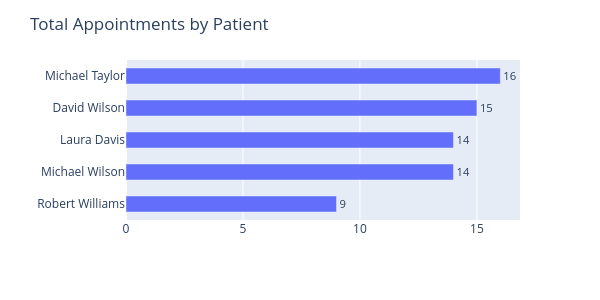

Notebook code for this chart:
### Code cell
patient_appointment =  patient_appointment.sort_values(
    by= 'Appointment_count',
    ascending = True
)
    
fig =px.bar(
    patient_appointment,
    x = 'Appointment_count',
    y = 'Full_Name',
    orientation = 'h',
    text = 'Appointment_count',
)

fig.update_traces(textposition = 'outside')

fig.update_layout(
    xaxis_title = '',
    yaxis_title = '',
    width = 600,
    height = 300,
    bargap = 0.5,
    title = 'Total Appointments by Patient'
)
fig.show()

### Figure 1 — Plotly figure (JSON) as saved in the notebook; plotly's stock layout.template omitted (floating-point values rounded to 4 significant figures)
{"data": [{"hovertemplate": "Appointment_count=%{text}<br>Full_Name=%{y}<extra></extra>", "legendgroup": "", "marker": {"color": "#636efa", "pattern": {"shape": ""}}, "name": "", "orientation": "h", "showlegend": false, "text": [9.0, 14.0, 14.0, 15.0, 16.0], "textposition": "outside", "type": "bar", "x": [9, 14, 14, 15, 16], "xaxis": "x", "y": ["Robert Williams", "Michael Wilson", "Laura Davis", "David Wilson", "Michael Taylor"], "yaxis": "y"}], "layout": {"bargap": 0.5, "barmode": "relative", "height": 300, "legend": {"tracegroupgap": 0}, "margin": {"t": 60}, "title": {"text": "Total Appointments by Patient"}, "width": 600, "xaxis": {"anchor": "y", "domain": [0, 1], "title": {"text": ""}}, "yaxis": {"anchor": "x", "domain": [0, 1], "title": {"text": ""}}}}
